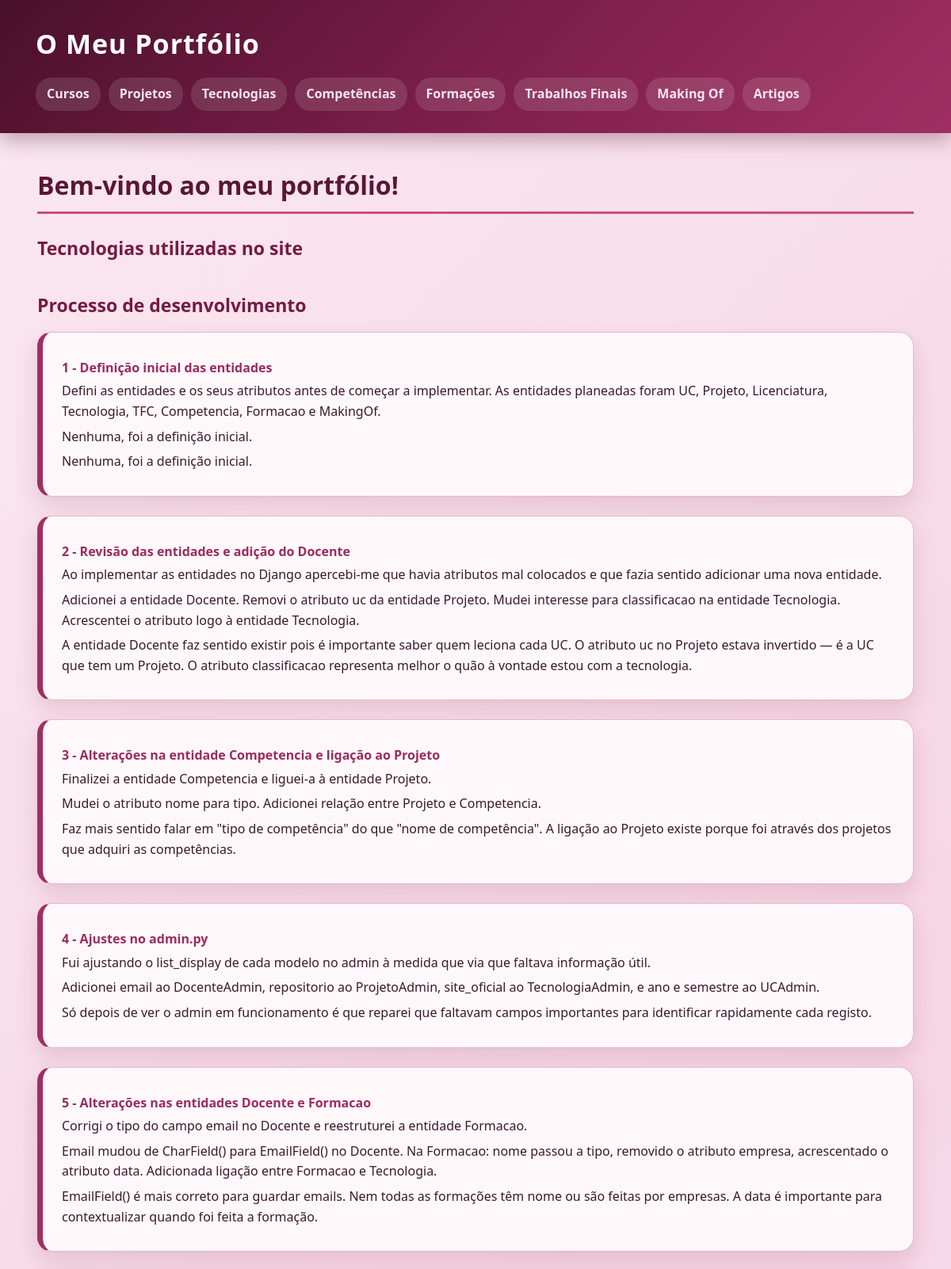
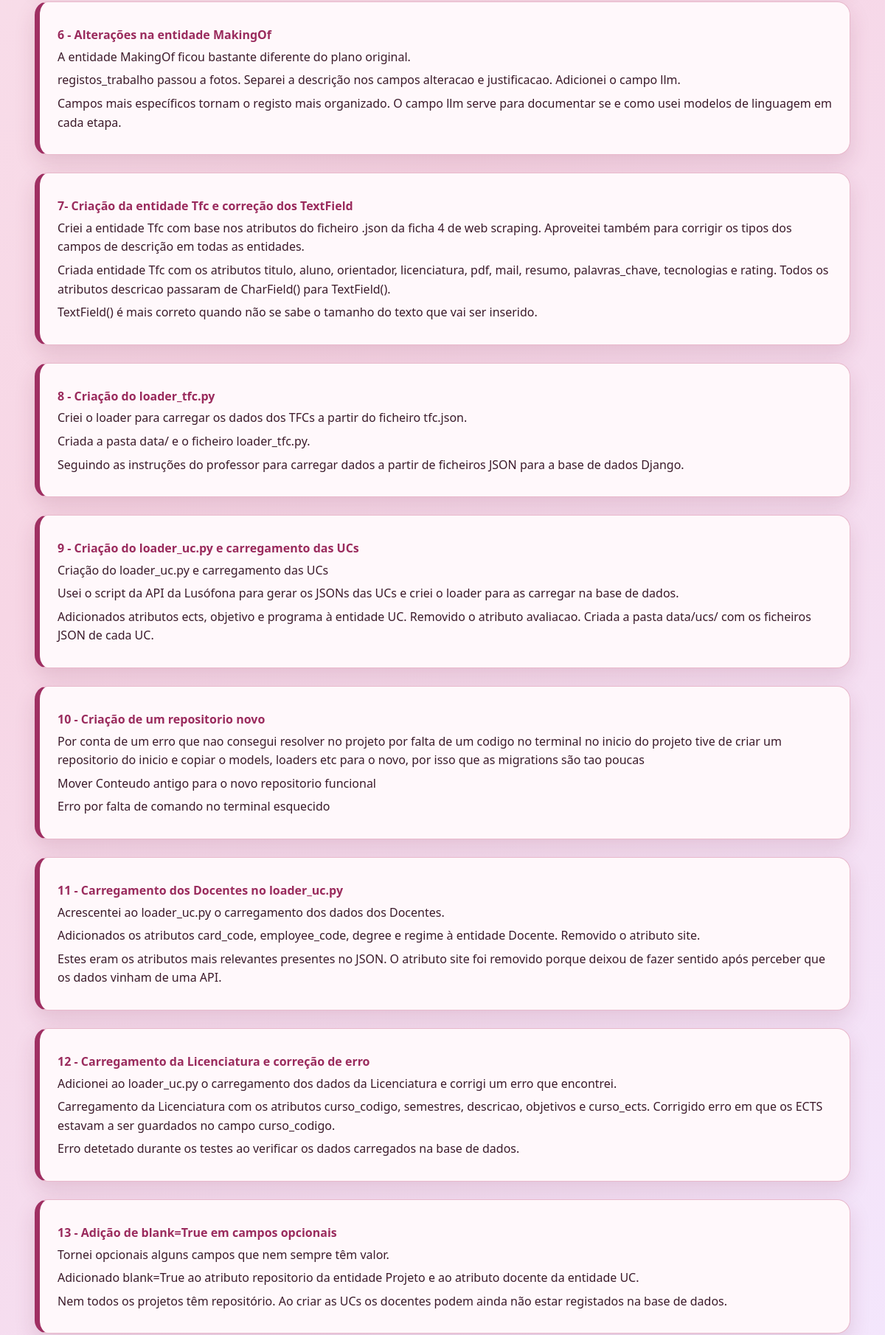
The page / (upper part) on the database its author committed (2 pictures, top to bottom).
### portfolio/models.py (models this page shows, shortened)
class MakingOf(models.Model):
    titulo = models.CharField(max_length=100)
    descricao = models.TextField(blank=True)
    alteracao = models.TextField(blank=True)
    justificacao = models.TextField(blank=True)
    llm = models.CharField(max_length=500, blank=True)
    fotos = models.ImageField(upload_to="makingof_fotos/", blank=True)

### portfolio/views.py (the view)
# urls.py: path('', views.about_view, name=''),
def about_view(request):
    tecnologias = Tecnologia.objects.all()
    makingofs = MakingOf.objects.all()
    context = {
        "tecnologias": tecnologias,
        "makingofs": makingofs
    }
    return render(request, "portfolio/about.html", context)

### portfolio/templates/portfolio/about.html (shortened to what this page needs)
{% extends "portfolio/base.html" %}
{% block content %}
<h2>Bem-vindo ao meu portfólio!</h2>
<section>
    <h3>Tecnologias utilizadas no site</h3>
</section>
<section>
    <h3>Processo de desenvolvimento</h3>
    {% for makingof in makingofs %}
        <article>
            <h4>{{ makingof.titulo }}</h4>
            <p>{{ makingof.descricao }}</p>
            <p>{{ makingof.alteracao }}</p>
            <p>{{ makingof.justificacao }}</p>
        </article>
    {% endfor %}
</section>
{% endblock %}

### portfolio/static/portfolio/styles.css (style rules this page uses)
* { box-sizing: border-box; margin: 0; padding: 0; }
body { font-family: "Segoe UI", Arial, sans-serif; background: linear-gradient(135deg, #fae8f0, #f7d6e5, #f3e8ff); color: #321122; min-height: 100vh; line-height: 1.6; }
h2 { color: #5a1635; font-size: 32px; margin-bottom: 25px; padding-bottom: 8px; border-bottom: 3px solid #c94f7c; }
h3 { color: #751b44; font-size: 23px; margin-bottom: 8px; }
h4 { color: #9a2b5d; margin-top: 8px; margin-bottom: 4px; }
section { margin-bottom: 35px; }
section > article { background: #fff8fb; border: 1px solid #e8b8cb; border-left: 7px solid #9f2f62; border-radius: 18px; padding: 24px; margin-bottom: 24px; box-shadow: 0 12px 28px rgba(122, 31, 69, 0.15); transition: 0.25s; }
p { margin-bottom: 6px; color: #3b1a2a; }
section h3 { margin-bottom: 15px; }

### rows shown on the page
MakingOf: titulo "1 - Definição inicial das entidades", descricao "Defini as entidades e os seus atributos antes de começar a implementar. As entidades planeadas foram UC, Projeto, Licenciatura, Tecnologia, TFC, Competencia, Formacao e MakingOf.", alteracao "Nenhuma, foi a definição inicial.", justificacao "Nenhuma, foi a definição inicial."
MakingOf: titulo "2 - Revisão das entidades e adição do Docente", descricao "Ao implementar as entidades no Django apercebi-me que havia atributos mal colocados e que fazia sentido adicionar uma nova entidade.", alteracao "Adicionei a entidade Docente. Removi o atributo uc da entidade Projeto. Mudei interesse para classificacao na entidade Tecnologia. Acrescentei o atributo logo à entidade Tecnologia.", justificacao "A entidade Docente faz sentido existir pois é importante saber quem leciona cada UC. O atributo uc no Projeto estava invertido — é a UC que tem um Projeto. O atributo classificacao representa melhor o quão à vontade estou com a tecnologia."
MakingOf: titulo "3 - Alterações na entidade Competencia e ligação ao Projeto", descricao "Finalizei a entidade Competencia e liguei-a à entidade Projeto.", alteracao "Mudei o atributo nome para tipo. Adicionei relação entre Projeto e Competencia.", justificacao "Faz mais sentido falar em \"tipo de competência\" do que \"nome de competência\". A ligação ao Projeto existe porque foi através dos projetos que adquiri as competências."
MakingOf: titulo "4 - Ajustes no admin.py", descricao "Fui ajustando o list_display de cada modelo no admin à medida que via que faltava informação útil.", alteracao "Adicionei email ao DocenteAdmin, repositorio ao ProjetoAdmin, site_oficial ao TecnologiaAdmin, e ano e semestre ao UCAdmin.", justificacao "Só depois de ver o admin em funcionamento é que reparei que faltavam campos importantes para identificar rapidamente cada registo."
MakingOf: titulo "5 - Alterações nas entidades Docente e Formacao", descricao "Corrigi o tipo do campo email no Docente e reestruturei a entidade Formacao.", alteracao "Email mudou de CharField() para EmailField() no Docente. Na Formacao: nome passou a tipo, removido o atributo empresa, acrescentado o atributo data. Adicionada ligação entre Formacao e Tecnologia.", justificacao "EmailField() é mais correto para guardar emails. Nem todas as formações têm nome ou são feitas por empresas. A data é importante para contextualizar quando foi feita a formação."
MakingOf: titulo "6 - Alterações na entidade MakingOf", descricao "A entidade MakingOf ficou bastante diferente do plano original.", alteracao "registos_trabalho passou a fotos. Separei a descrição nos campos alteracao e justificacao. Adicionei o campo llm.", justificacao "Campos mais específicos tornam o registo mais organizado. O campo llm serve para documentar se e como usei modelos de linguagem em cada etapa."
MakingOf: titulo "7- Criação da entidade Tfc e correção dos TextField", descricao "Criei a entidade Tfc com base nos atributos do ficheiro .json da ficha 4 de web scraping. Aproveitei também para corrigir os tipos dos campos de descrição em todas as entidades.", alteracao "Criada entidade Tfc com os atributos titulo, aluno, orientador, licenciatura, pdf, mail, resumo, palavras_chave, tecnologias e rating. Todos os atributos descricao passaram de CharField() para TextField().", justificacao "TextField() é mais correto quando não se sabe o tamanho do texto que vai ser inserido."
MakingOf: titulo "8 - Criação do loader_tfc.py", descricao "Criei o loader para carregar os dados dos TFCs a partir do ficheiro tfc.json.", alteracao "Criada a pasta data/ e o ficheiro loader_tfc.py.", justificacao "Seguindo as instruções do professor para carregar dados a partir de ficheiros JSON para a base de dados Django."
MakingOf: titulo "9 - Criação do loader_uc.py e carregamento das UCs", descricao "Criação do loader_uc.py e carregamento das UCs", alteracao "Usei o script da API da Lusófona para gerar os JSONs das UCs e criei o loader para as carregar na base de dados.", justificacao "Adicionados atributos ects, objetivo e programa à entidade UC. Removido o atributo avaliacao. Criada a pasta data/ucs/ com os ficheiros JSON de cada UC."
MakingOf: titulo "10 - Criação de um repositorio novo", descricao "Por conta de um erro que nao consegui resolver no projeto por falta de um codigo no terminal no inicio do projeto tive de criar um repositorio do inicio e copiar o models, loaders etc para o novo, por isso que as migrations são tao poucas", alteracao "Mover Conteudo antigo para o novo repositorio funcional", justificacao "Erro por falta de comando no terminal esquecido"
MakingOf: titulo "11 - Carregamento dos Docentes no loader_uc.py", descricao "Acrescentei ao loader_uc.py o carregamento dos dados dos Docentes.", alteracao "Adicionados os atributos card_code, employee_code, degree e regime à entidade Docente. Removido o atributo site.", justificacao "Estes eram os atributos mais relevantes presentes no JSON. O atributo site foi removido porque deixou de fazer sentido após perceber que os dados vinham de uma API."
MakingOf: titulo "12 - Carregamento da Licenciatura e correção de erro", descricao "Adicionei ao loader_uc.py o carregamento dos dados da Licenciatura e corrigi um erro que encontrei.", alteracao "Carregamento da Licenciatura com os atributos curso_codigo, semestres, descricao, objetivos e curso_ects. Corrigido erro em que os ECTS estavam a ser guardados no campo curso_codigo.", justificacao "Erro detetado durante os testes ao verificar os dados carregados na base de dados."
MakingOf: titulo "13 - Adição de blank=True em campos opcionais", descricao "Tornei opcionais alguns campos que nem sempre têm valor.", alteracao "Adicionado blank=True ao atributo repositorio da entidade Projeto e ao atributo docente da entidade UC.", justificacao "Nem todos os projetos têm repositório. Ao criar as UCs os docentes podem ainda não estar registados na base de dados."
